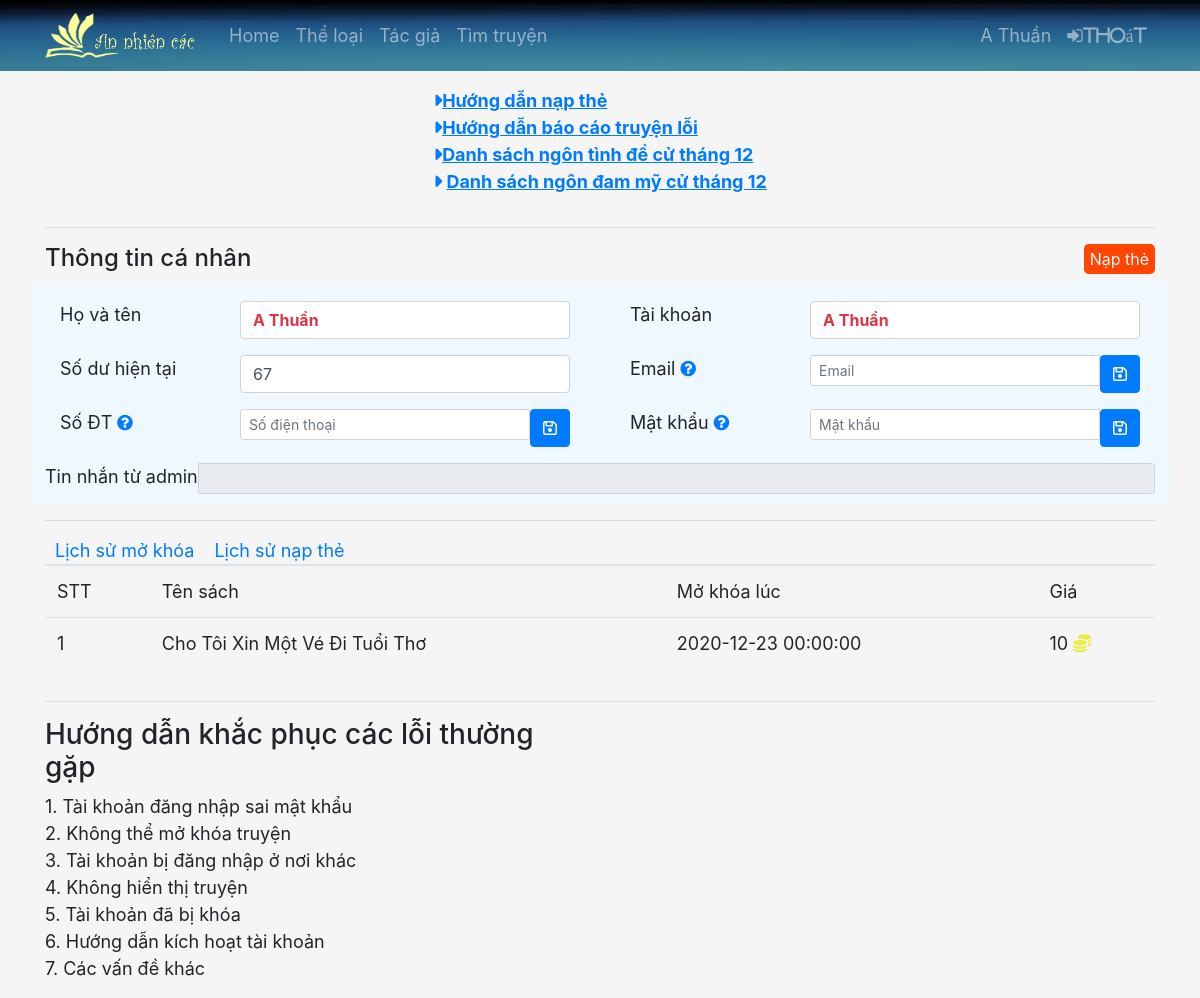
/thongtinthanhvien.php (signed in), run on the app's committed database.
### tables this page shows
CREATE TABLE `thanh_vien` (
  `ma_thanh_vien` char(20) NOT NULL,
  `mat_khau` varchar(255) NOT NULL,
  `ten_thanh_vien` varchar(40) NOT NULL,
  `email` varchar(50) DEFAULT NULL,
  `sdt` char(11) DEFAULT NULL,
  `so_tien` int(11) NOT NULL,
  `quyen` int(11) NOT NULL
);

CREATE TABLE `gio_hang` (
  `ma_giao_dich` int(11) NOT NULL,
  `ngay_mua` datetime DEFAULT NULL,
  `ma_thanh_vien` char(20) NOT NULL,
  `ma_sach` char(7) NOT NULL,
  `gia_mo_khoa` int(11) NOT NULL
);

CREATE TABLE `sach` (
  `ma_sach` char(7) NOT NULL,
  `ten_sach` varchar(100) NOT NULL,
  `mo_ta` varchar(500) DEFAULT NULL,
  `tinh_trang` varchar(15) NOT NULL,
  `hinh_anh` char(40) NOT NULL,
  `ma_tac_gia` char(7) NOT NULL,
  `luot_doc` int(11) NOT NULL,
  `gia_tien` int(11) NOT NULL,
  `khoa` int(11) NOT NULL
);

### thongtinthanhvien.php (the view, shortened to what this page needs)
<?php
include 'function.php';
$thongtinthanhvien=mysqli_query($conn,"select * from thanh_vien where ma_thanh_vien='".$_SESSION['tai_khoan_tv']."'");
$thongtin=mysqli_fetch_array($thongtinthanhvien);
?>
<div class="container">
    <hr>
    <div>
        <div class="nap btn">
            <a type="button" onclick="shownapthe();">Nạp thẻ</a>
        </div>
        <div>
            <h4>Thông tin cá nhân</h4>
            <div class="user-profile">
                <div class="row">
                    <div class="col-md-12 khungthongtin">
                        <div class="row">
                            <div class="col-md-6">
                                <form id="profile" class="form-horizontal">
                                    <div class="profile">
                                        <div class="form-group">
                                            <label class="col-sm-4 control-label">Họ và tên</label>
                                            <div class="col-sm-8">
                                            <span class="form-control input-sm"><strong class="text-danger"><?php echo $thongtin['ten_thanh_vien'] ?></strong></span>
                                            </div>
                                        </div>
                                        <div class="form-group">
                                            <label class="col-sm-4 control-label">Số dư hiện tại</label>
                                            <div class="col-sm-8">
                                            <span class="form-control input-sm"><?php echo $thongtin['so_tien'] ?></span>
                                            </div>
                                        </div>
                                        <div class="form-group">
                                            <label class="col-sm-4 control-label" >Số ĐT <a href="" data-toggle="tooltip" title="Dùng để hỗ trợ khi gặp sự cố"><i class="fa fa-question-circle"></i></a></label>
                                            <div class="col-sm-8">
                                                <div class="input-group input-group-sm">
                                                    <input class="form-control" type="text"  name="phone" value="<?php echo $thongtin['sdt'] ?>" placeholder="Số điện thoại">
                                                    <span class="input-group-btn">
                                                    <a href="" class="btn btn-primary" data-toggle="tooltip" title="Lưu">
                                                        <i class="fa fa-save"></i>
                                                    </a>
                                                    </span>
                                                </div>
                                            </div>
                                        </div>
                                    </div>
                                </form>
                            </div>
                            <div class="col-md-6">
                                <form id="profile" class="form-horizontal">
                                    <div class="form-group">
                                        <label class="col-sm-4 control-label" for="thanh_vien_id">Tài khoản</label>
                                        <div class="col-sm-8">
                                            <span class="form-control input-sm"><strong class="text-danger"><?php echo $thongtin['ma_thanh_vien'] ?></strong></span>
                                        </div>
                                    </div>
                                    <div class="form-group">
                                        <label class="col-sm-4 control-label" >Email <a href="" data-toggle="tooltip" title="Dùng để đăng nhập bằng tài khoản"><i class="fa fa-question-circle"></i></a></label>
                                        <div class="col-sm-8">
                                            <div class="input-group input-group-sm">
                                                <input class="form-control" type="text"  name="email" value="<?php echo $thongtin['email'] ?>" placeholder="Email">
                                                <span class="input-group-btn">
                                                    <a href="" class="btn btn-primary" data-toggle="tooltip" title="Lưu" id="update-email">
                                                        <i class="fa fa-save"></i>
                                                    </a>
                                                </span>
                                            </div>
                                        </div>
                                    </div>
                                    <div class="form-group">
                                        <label class="col-sm-4 control-label" for="password">Mật khẩu <a href="" data-toggle="tooltip" title="Dùng để đăng nhập bằng tài khoản"><i class="fa fa-question-circle"></i></a></label>
                                        <div class="col-sm-8">
                                            <div class="input-group input-group-sm">
                                                <input class="form-control" type="text" id="password" name="password" value="" placeholder="Mật khẩu">
                                                <span class="input-group-btn">
                                                    <a href="" class="btn btn-primary" data-toggle="tooltip" title="Lưu" >
                                                        <i class="fa fa-save"></i>
                                                    </a>
                                                </span>
                                            </div>
                                        </div>
                                    </div>
                                </form>
                            </div>
                        </div>
                        <div class="row">
                            <div class="col-md-12">
                                <div class="input-group input-group-sm">
                                    <span class="input-group-addon">Tin nhắn từ admin</span>
                                        <input type="text" name="" value="" class="form-control" readonly />
                                </div>
                            </div>
                        </div>
                    </div>
                </div>
            </div>
        </div>
        <hr>
        <div>
            <div class="row">
                <div class="col-md-12">
                    <ul class="nav nav-tabs">
                        <li style="margin-left: 10px;margin-right:10px"><a href="#mo-khoa" data-toggle="tab">Lịch sử mở khóa</a></li>
                        <li style="margin-left: 10px;margin-right:10px"><a href="#nap-the" data-toggle="tab">Lịch sử nạp thẻ</a></li>
                    </ul>
                    <div class="tab-content">
                        <div class="tab-pane active" id="mo-khoa">
                            <div class="">
                                <table class="table">
                                    <thead>
                                        <tr>
                                            <td class="text-left">STT</td>
                                            <td class="text-left">Tên sách</td>
                                            <td class="text-left">Mở khóa lúc</td>
                                            <td class="text-left">Giá</td>
                                        </tr>
                                    </thead>
                                    <tbody>
                                        <?php
                                            $mokhoa=mysqli_query($conn,"select * from gio_hang gh join sach s on gh.ma_sach=s.ma_sach where ma_thanh_vien='".$_SESSION['tai_khoan_tv']."'");
                                            if(mysqli_num_rows($mokhoa)>0){
                                                $stt=1;
                                                while($ketqua=mysqli_fetch_array($mokhoa)){
                                                    echo'
                                                    <tr>
                                                        <td class="text-left">'.$stt.'</td>
                                                        <td class="text-left">'.$ketqua['ten_sach'].'</td>
                                                        <td class="text-left">'.$ketqua['ngay_mua'].'</td>
                                                        <td class="text-left">'.$ketqua['gia_mo_khoa'].' <i class="fas fa-coins    "></td>
                                                    </tr>
                                                    ';
                                                    $stt=$stt+1;
                                                }
                                            }else{
                                                echo '
                                                <tr>
                                                    <td colspan="4" class="text-left">Chưa có dữ liệu.</td>
                                                </tr>
                                                ';
                                            };
                                        ?>
                                    </tbody>
                                </table>
                            </div>
                        </div>
                    </div>
                </div>
            </div>
        </div>
    </div>
    <hr>
    <div class="row">
        <div class="col-md-6">
        <h3 class="title">Hướng dẫn khắc phục các lỗi thường gặp</h3>
        <p>1. Tài khoản đăng nhập sai mật khẩu<br>
        2. Không thể mở khóa truyện<br>
        3. Tài khoản bị đăng nhập ở nơi khác<br>
        4. Không hiển thị truyện<br>
        5. Tài khoản đã bị khóa<br>
        6. Hướng dẫn kích hoạt tài khoản<br>
        7. Các vấn đề khác
        </div>
    <div class="col-md-6">
    </div>
  </div>
</div>

### main.css (style rules this page uses)
html { height: 100%; }
.form-group { display: flex; }
.khungthongtin { background-color: aliceblue; padding-top: 20px; padding-bottom: 10px; }
.fa-coins { color:#e8e805b5 ; }
.nap { float: right; background-color: orangered; }
.nap { float: right; background-color: orangered; color: aliceblue; padding: 2px 5px 2px 5px; border-radius: 0.3rem; text-transform: none; }

### data on the page
thanh_vien: ten_thanh_vien "A Thuần", so_tien "67", ma_thanh_vien "A Thuần"
gio_hang: ma_sach.ten_sach "Cho Tôi Xin Một Vé Đi Tuổi Thơ", ngay_mua "2020-12-23 00:00:00", gia_mo_khoa "10"

### other printed values
$_SESSION['ten_tk'] "A Thuần"
